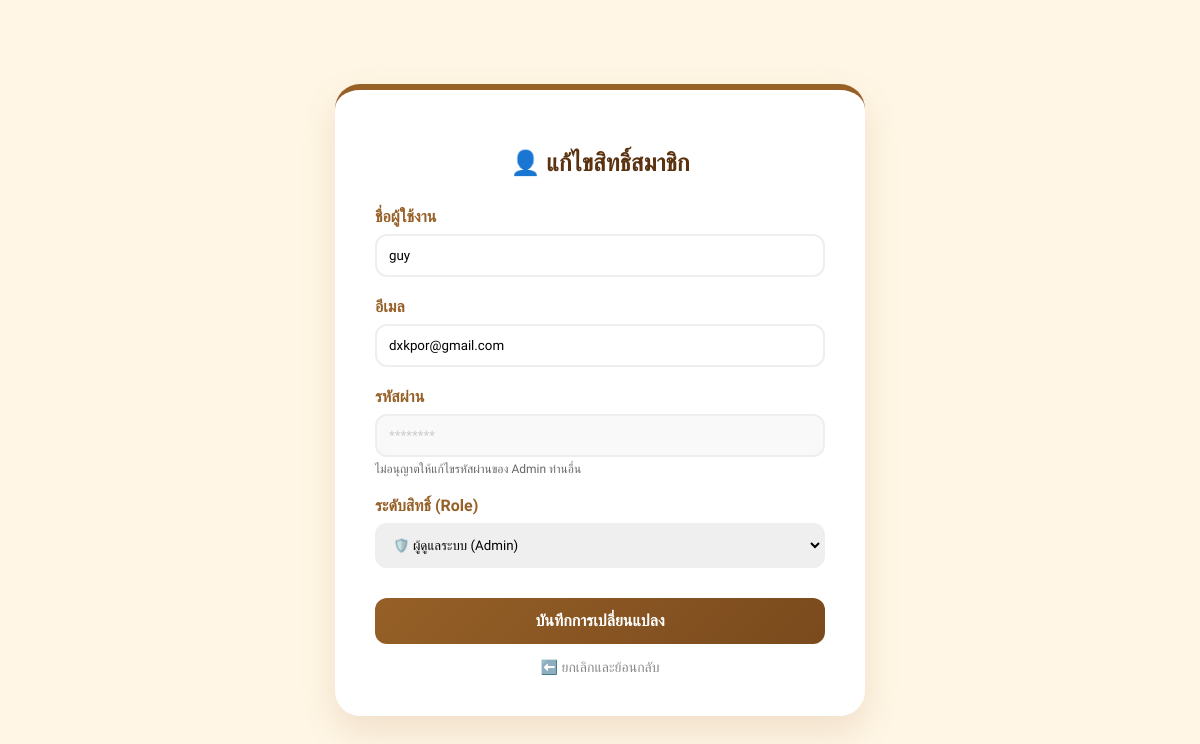
Page /admin/edit_member.php?id=14 (signed in) on the committed database.
### tables this page shows
CREATE TABLE `users` (
  `id` int(11) NOT NULL,
  `username` varchar(50) NOT NULL,
  `email` varchar(255) DEFAULT NULL,
  `phone` varchar(20) DEFAULT NULL,
  `address` text DEFAULT NULL,
  `profile_img` varchar(255) DEFAULT NULL,
  `password` varchar(255) NOT NULL,
  `created_at` timestamp NOT NULL DEFAULT current_timestamp(),
  `role` enum('admin','user') NOT NULL DEFAULT 'user',
  `last_active` datetime DEFAULT current_timestamp()
);

### admin/edit_member.php (the view, shortened to what this page needs)
<?php
require_once "../db.php";
$id = $_GET['id'] ?? 0;
$stmt = $pdo->prepare("SELECT * FROM users WHERE id = ?");
$stmt->execute([$id]);
$user = $stmt->fetch();
$is_own_account = ($user['username'] === $_SESSION['username']);
?>
<!DOCTYPE html>
<html lang="th">
<head>
</head>
<body>
<div class="edit-card">
    <h2>👤 แก้ไขสิทธิ์สมาชิก</h2>
    <form method="POST">
        <div class="form-group">
            <label>ชื่อผู้ใช้งาน</label>
            <input type="text" name="username" value="<?= htmlspecialchars($user['username']) ?>" required>
        </div>
        <div class="form-group">
            <label>อีเมล</label>
            <input type="email" name="email" value="<?= htmlspecialchars($user['email']) ?>" required>
        </div>
        <?php if ($user['role'] === 'user' || $is_own_account): ?>
            <div class="form-group" style="background: #fff9f0; padding: 15px; border-radius: 12px; border: 1px dashed #d6a85a;">
                <label style="color: #a96a2d;">🔑 เปลี่ยนรหัสผ่านใหม่</label>
                <input type="password" name="new_password" placeholder="พิมพ์รหัสผ่านใหม่ที่นี่">
                <p class="pw-notice">* เว้นว่างไว้หากไม่ต้องการเปลี่ยนรหัสผ่าน</p>
            </div>
        <?php else: ?>
            <div class="form-group">
                <label>รหัสผ่าน</label>
                <input type="text" value="********" disabled style="background: #f9f9f9; color: #ccc;">
                <p class="pw-notice">ไม่อนุญาตให้แก้ไขรหัสผ่านของ Admin ท่านอื่น</p>
            </div>
        <?php endif; ?>
        <div class="form-group">
            <label>ระดับสิทธิ์ (Role)</label>
            <select name="role">
                <option value="admin" <?= $user['role'] == 'admin' ? 'selected' : '' ?>>🛡️ ผู้ดูแลระบบ (Admin)</option>
            </select>
        </div>
        <button type="submit" class="btn-save">บันทึกการเปลี่ยนแปลง</button>
        <a href="admin_member.php" class="btn-back">⬅️ ยกเลิกและย้อนกลับ</a>
    </form>
</div>
</body>
</html>

### admin/edit_member.php (style rules this page uses)
body { font-family: 'Sarabun', sans-serif; background: #fff6e5; margin: 0; padding: 0; display: flex; justify-content: center; align-items: center; min-height: 100vh; }
.edit-card { background: white; width: 100%; max-width: 450px; padding: 40px; border-radius: 25px; box-shadow: 0 15px 35px rgba(150, 96, 39, 0.15); border-top: 6px solid #966027; }
h2 { color: #5a320f; text-align: center; margin-bottom: 30px; }
.form-group { margin-bottom: 20px; }
label { display: block; margin-bottom: 8px; font-weight: 600; color: #966027; }
input, select { width: 100%; padding: 12px; border: 2px solid #eee; border-radius: 12px; box-sizing: border-box; font-family: 'Sarabun'; transition: 0.3s; }
.btn-save { background: linear-gradient(135deg, #966027, #7a4a1d); color: white; border: none; padding: 14px; border-radius: 12px; cursor: pointer; width: 100%; font-weight: bold; margin-top: 10px; font-size: 16px; }
.btn-back { display: block; text-align: center; margin-top: 15px; color: #888; text-decoration: none; font-size: 14px; }
.pw-notice { font-size: 12px; color: #666; font-weight: normal; margin-top: 5px; }

### rows in the picture
users: username "guy", email "dxkpor@gmail.com", role "🛡️ ผู้ดูแลระบบ (Admin)"
